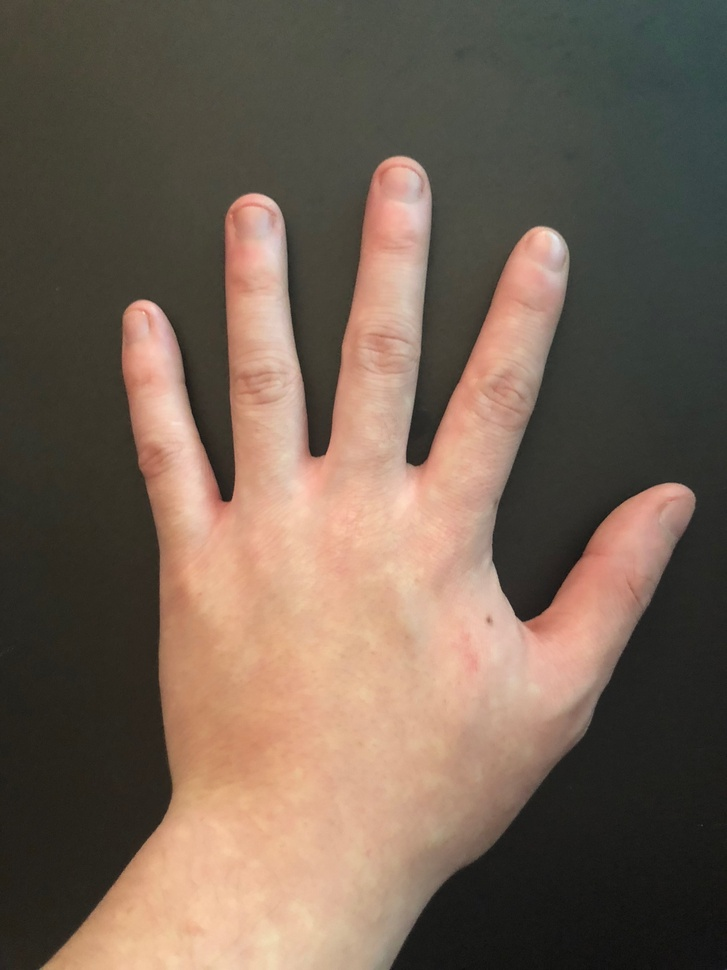
#> input picture imgs/Sequences/1/1.JPG, 727 x 970 px, shrunk from 3024 x 4032 before the run
$ python -i skindetector.py   (imports and definitions only)
#> lines starting #> are read from the running program, lines starting #| are printed output that depends on the picture; after the words box and inside, x2 and y2 are one past the last pixel; in counts of white or black regions, pixels touching at a corner belong together
#> further down, picture is the input picture: shape (970, 727, 3); mean B, G, R 82.8, 96.8, 114.2
import numpy as np
import cv2
from constant import SKINCONSTS

class skinDetector(object):

	def __init__(self):
		pass

	def hsv_mask(self, im, debug = False):
#> called with debug = False
		assert isinstance(im, np.ndarray)
		assert im.ndim == 3


		hsv = cv2.cvtColor(im, cv2.COLOR_BGR2HSV)
#> hsv: shape (970, 727, 3); mean H, S, V 25.4, 59.3, 115.3
		mask = cv2.inRange(hsv, SKINCONSTS.HSV_LOWER, SKINCONSTS.HSV_UPPER)
#> mask: shape (970, 727); 37.4% white; 5 white regions (4 under 20 px), largest, box (x1, y1, x2, y2) and area: (40, 155, 695, 970) 263404

		kernel = cv2.getStructuringElement(cv2.MORPH_ELLIPSE, (11, 11))
		mask = cv2.erode(mask, kernel, iterations = 2)
#> mask: shape (970, 727); 31.5% white; 1 white region, box (x1, y1, x2, y2) and area: (55, 165, 685, 970) 222151
		mask = cv2.dilate(mask, kernel, iterations = 2)
#> mask: shape (970, 727); 37.1% white; 1 white region, box (x1, y1, x2, y2) and area: (45, 155, 695, 970) 261603
		mask = cv2.GaussianBlur(mask, (3, 3), 0)

		skin = cv2.bitwise_and(im, im, mask = mask)

		if debug:
			#cv2.imshow("original", im)
			cv2.imshow("hsv", hsv)
			cv2.imshow("mask", mask)
			cv2.imshow("skin", skin)
			cv2.waitKey(0)

		return mask.astype(float)

	def rgb_mask(self, im, debug = False):
#> called with debug = False
		assert isinstance(im, np.ndarray)
		assert im.ndim == 3


		rgb = cv2.cvtColor(im, cv2.COLOR_BGR2RGB)
		a = cv2.inRange(rgb, SKINCONSTS.RGB_LOWER, SKINCONSTS.RGB_UPPER)
#> a: shape (970, 727); 33.2% white; 97 white regions (94 under 20 px), largest, box (x1, y1, x2, y2) and area: (62, 156, 695, 970) 233469, (571, 692, 598, 733) 236, (641, 594, 649, 604) 39
		b = 255*((rgb[ :, :, 2] - rgb[ :, :, 1]) / 20)
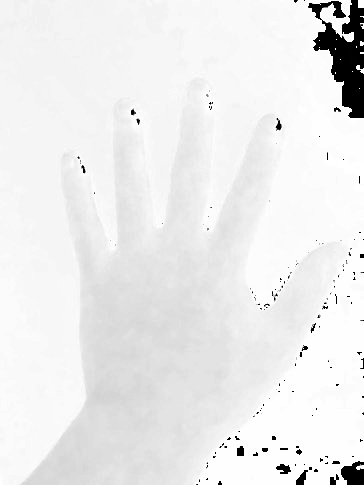
#> b: shape (970, 727) float64 (shown at 1/2 size); min 0, max 3251.2, mean 3001.8; drawn with min black and max white
		c = 255*((np.max(rgb, axis = 2) - np.min(rgb, axis = 2)) / 20)
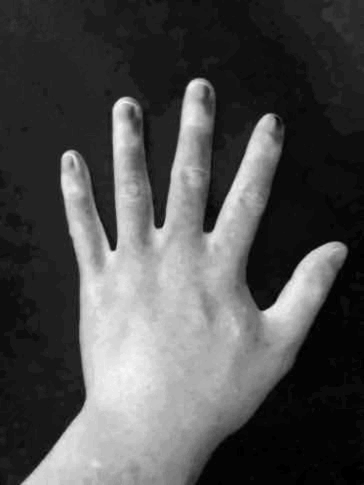
#> c: shape (970, 727) float64 (shown at 1/2 size); min 0, max 1364.2, mean 422.5; drawn with min black and max white
		d = np.bitwise_and(np.uint64(a), np.uint64(b))
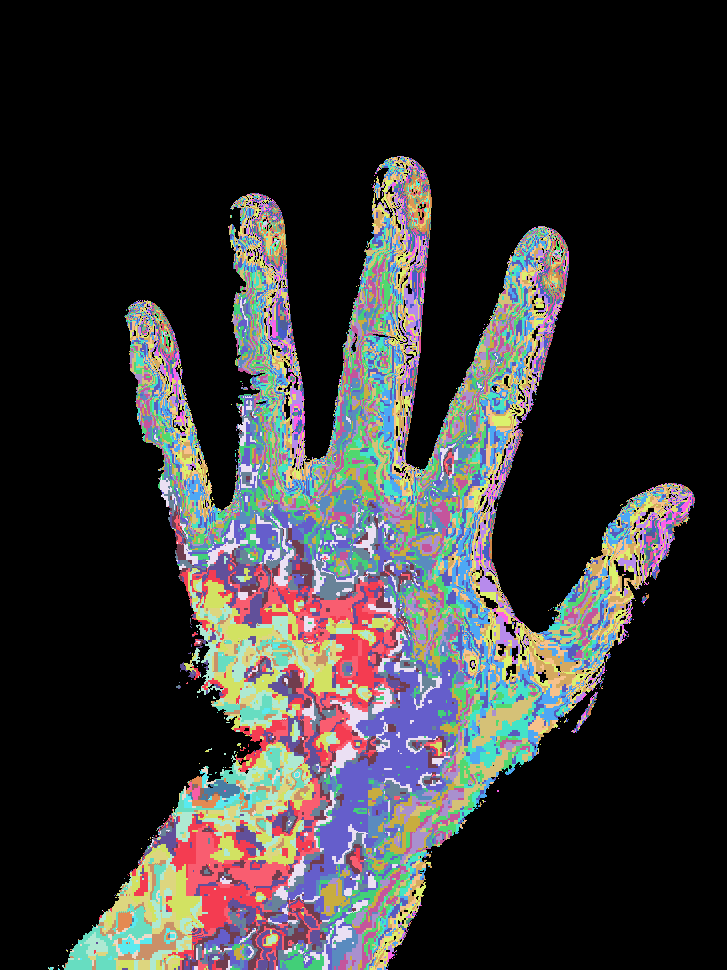
#> d: shape (970, 727) uint64; 52 distinct labels, from 0 to 245; one colour per label, 0 black
		mask = np.bitwise_and(np.uint64(c), np.uint64(d))
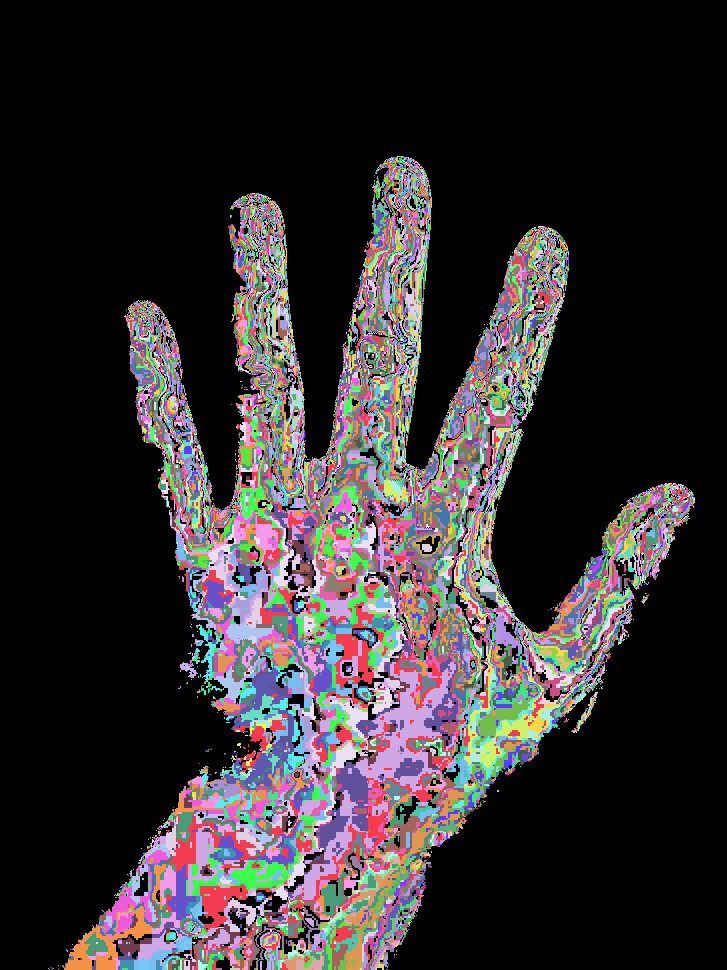
#> mask: shape (970, 727) uint64; 117 distinct labels, from 0 to 245; one colour per label, 0 black


		if debug:
			# cv2.imshow("original", im)
			cv2.imshow("debug_rgb", im)
			cv2.waitKey(0)

		return mask.astype(float)

	def ycrcb_mask(self, im, debug = False):
#> called with debug = False
		assert isinstance(im, np.ndarray)
		assert im.ndim == 3

		ycrcb = cv2.cvtColor(im, cv2.COLOR_BGR2YCR_CB)
#> ycrcb: shape (970, 727, 3); mean of channels 0, 1, 2 100.4, 137.9, 118.1
		mask = cv2.inRange(ycrcb, SKINCONSTS.YCRCB_LOWER, SKINCONSTS.YCRCB_UPPER)
#> mask: shape (970, 727); every value is 0

		if debug:
			# cv2.imshow("original", im)
			cv2.imshow("ycrcb", mask)
			cv2.waitKey(0)

		return mask.astype(float)
#> returned value: shape (970, 727) float64; every value is 0


	def get_skin(self, im, threshold = 0.5, debug = False):
		assert isinstance(im, np.ndarray)
		assert im.ndim == 3

		hsv = self.hsv_mask(im)
		rgb = self.rgb_mask(im)
		ycrcb = self.ycrcb_mask(im)

		mask = (hsv + rgb + ycrcb) / 3

		mask = mask.astype(np.uint8)

		kernel = cv2.getStructuringElement(cv2.MORPH_ELLIPSE, (11, 11))
		mask = cv2.erode(mask, kernel, iterations = 2)
		mask = cv2.dilate(mask, kernel, iterations = 2)
		mask = cv2.GaussianBlur(mask, (SKINCONSTS.BLUR_CONST, SKINCONSTS.BLUR_CONST), 0)
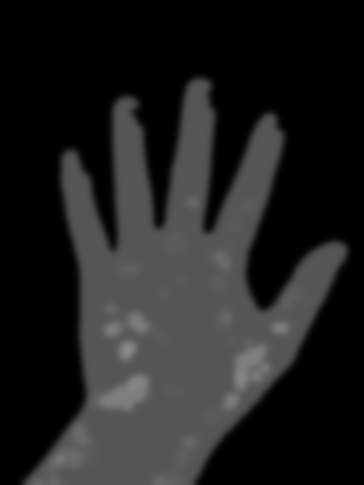
#> mask: shape (970, 727) (shown at 1/2 size); min 0, max 138, mean 32.7

		# skin = cv2.bitwise_and(im, im, mask = mask)

		ret, thresh = cv2.threshold(mask, SKINCONSTS.BINARY_THRESH, 255, cv2.THRESH_BINARY)
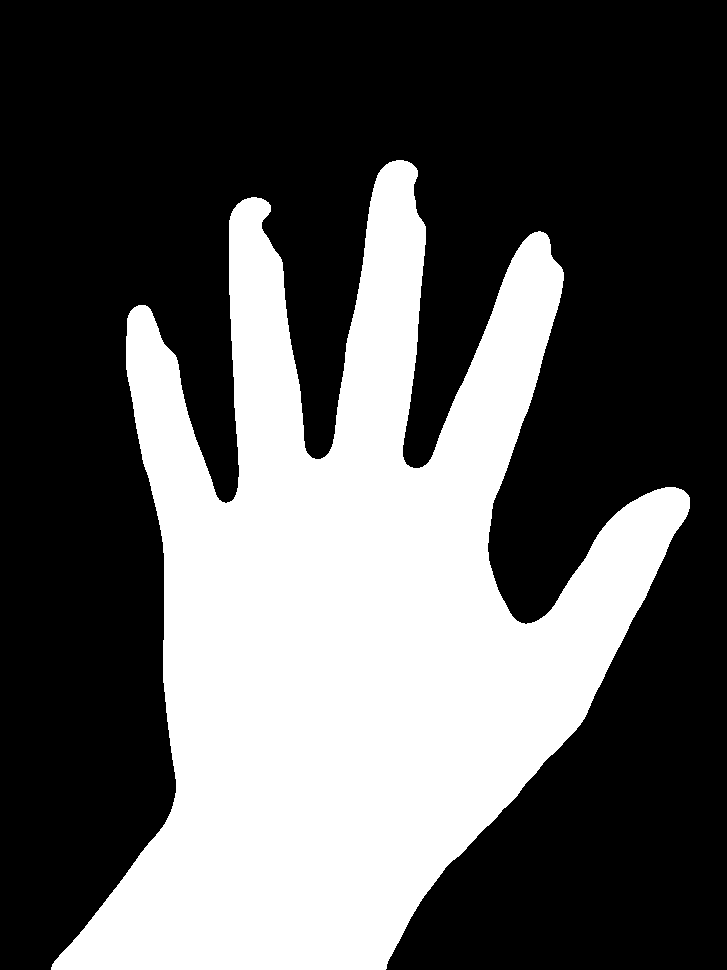
#> thresh: shape (970, 727); 35.2% white; 1 white region, box (x1, y1, x2, y2) and area: (51, 160, 690, 970) 247952
#> ret = 60

		if debug:
			# cv2.imshow("original", im)
			# cv2.imshow("mask", mask)
			cv2.imshow("threshold", thresh)
			cv2.waitKey(0)

		return ret, thresh

	# [17 lines of commented-out code are left out]

>>> import cv2
>>> picture = cv2.imread('../imgs/Sequences/1/1.JPG')
>>> result = skinDetector().get_skin(picture)

$ run again, on imgs/Sequences/1/2.JPG
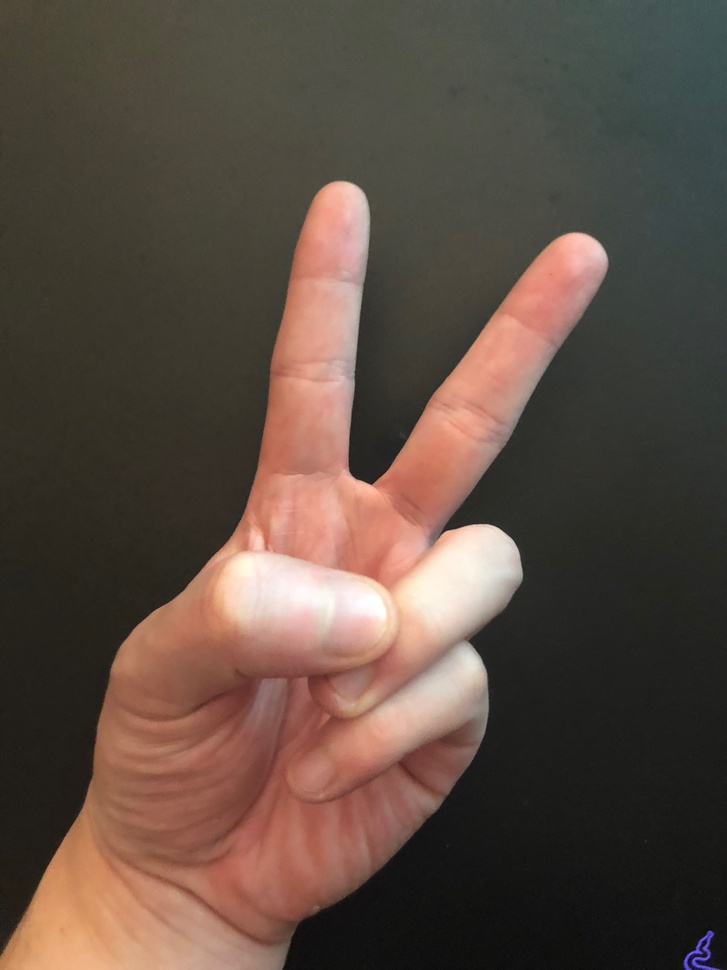
#> input picture imgs/Sequences/1/2.JPG, 727 x 970 px, shrunk from 3024 x 4032 before the run
#> picture is the input picture: shape (970, 727, 3); mean B, G, R 66.3, 76.1, 92.2
#> hsv: shape (970, 727, 3); mean H, S, V 25.6, 58.7, 93.3
#> a: shape (970, 727); 14.1% white; 77 white regions (66 under 20 px), largest, box (x1, y1, x2, y2) and area: (193, 181, 523, 763) 65368, (408, 232, 608, 486) 19105, (21, 878, 278, 970) 12754
#> in rgb_mask, `d = np.bitwise_and(np.uint64(a), np.uint64(b))`:
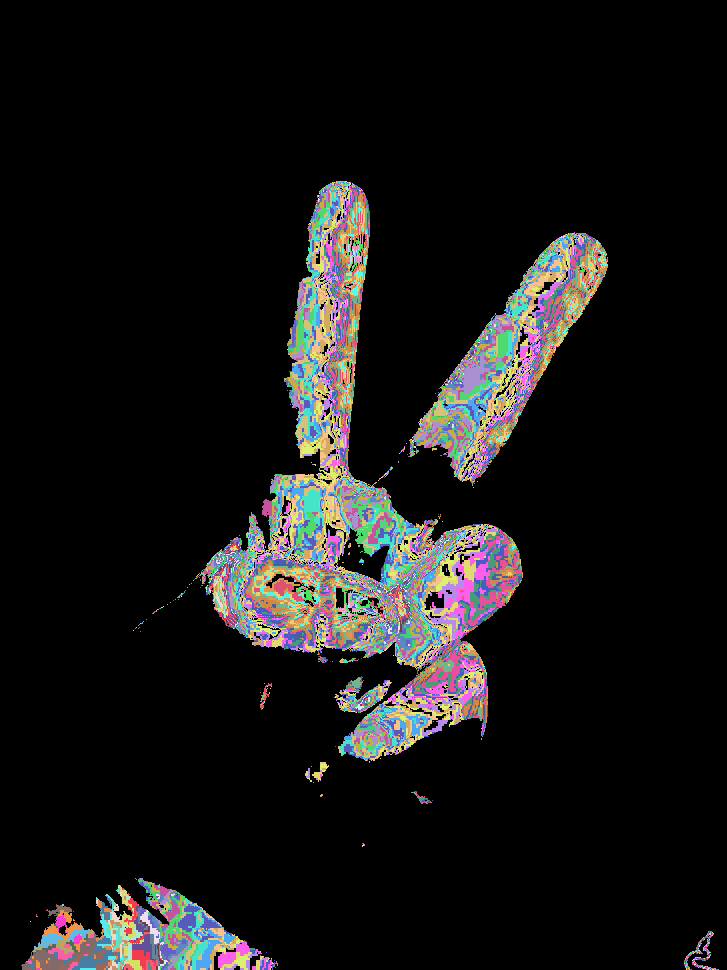
#> d: shape (970, 727) uint64; 141 distinct labels, from 0 to 253; one colour per label, 0 black
#> ycrcb: shape (970, 727, 3); mean of channels 0, 1, 2 79.9, 136.9, 120.4
#> in get_skin, `ret, thresh = cv2.threshold(mask, SKINCONSTS.BINARY_THRESH, 255, cv2.T..`:
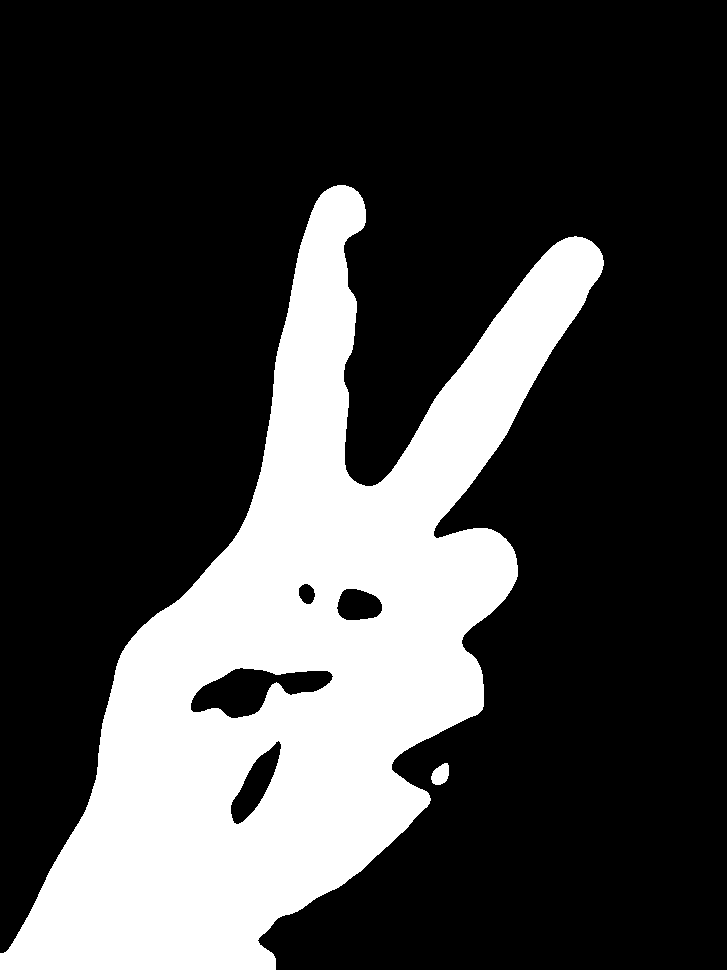
#> thresh: shape (970, 727); 25.7% white; 2 white regions, box (x1, y1, x2, y2) and area: (0, 185, 604, 970) 181284, (431, 763, 449, 785) 289
#> ret = 60

$ run again, on imgs/Sequences/1/3.JPG
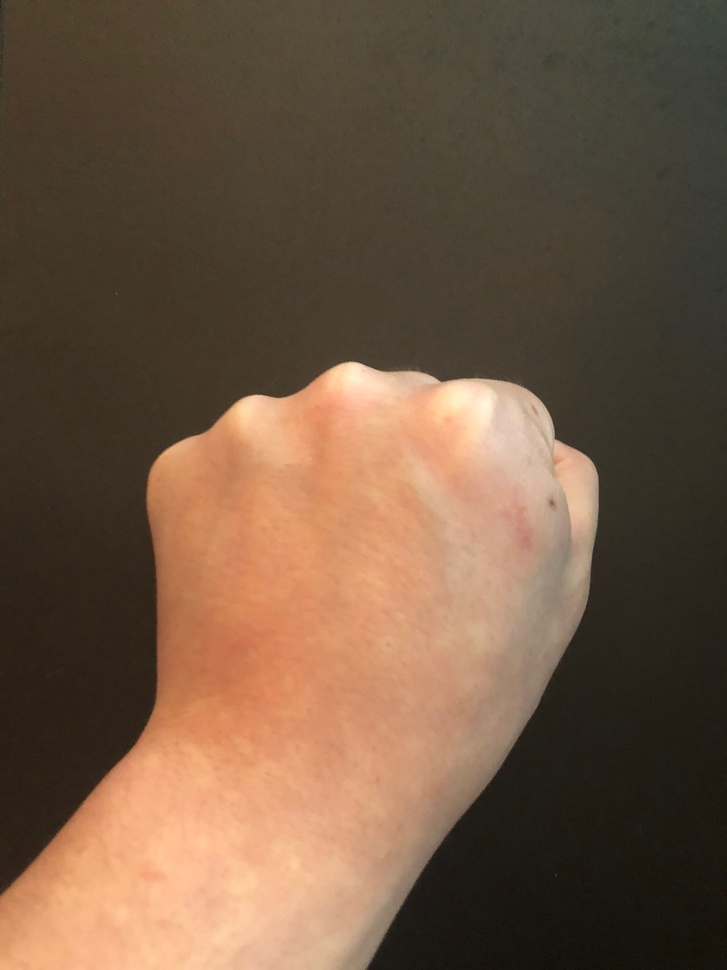
#> input picture imgs/Sequences/1/3.JPG, 727 x 970 px, shrunk from 3024 x 4032 before the run
#> picture is the input picture: shape (970, 727, 3); mean B, G, R 66.8, 87.2, 111.8
#> hsv: shape (970, 727, 3); mean H, S, V 16.7, 95.5, 111.8
#> a: shape (970, 727); 24% white; 116 white regions (102 under 20 px), largest, box (x1, y1, x2, y2) and area: (0, 362, 598, 970) 167160, (159, 433, 206, 461) 526, (275, 521, 304, 543) 267
#> d: shape (970, 727) uint64; 51 distinct labels, from 0 to 246
#> in rgb_mask, `mask = np.bitwise_and(np.uint64(c), np.uint64(d))`:
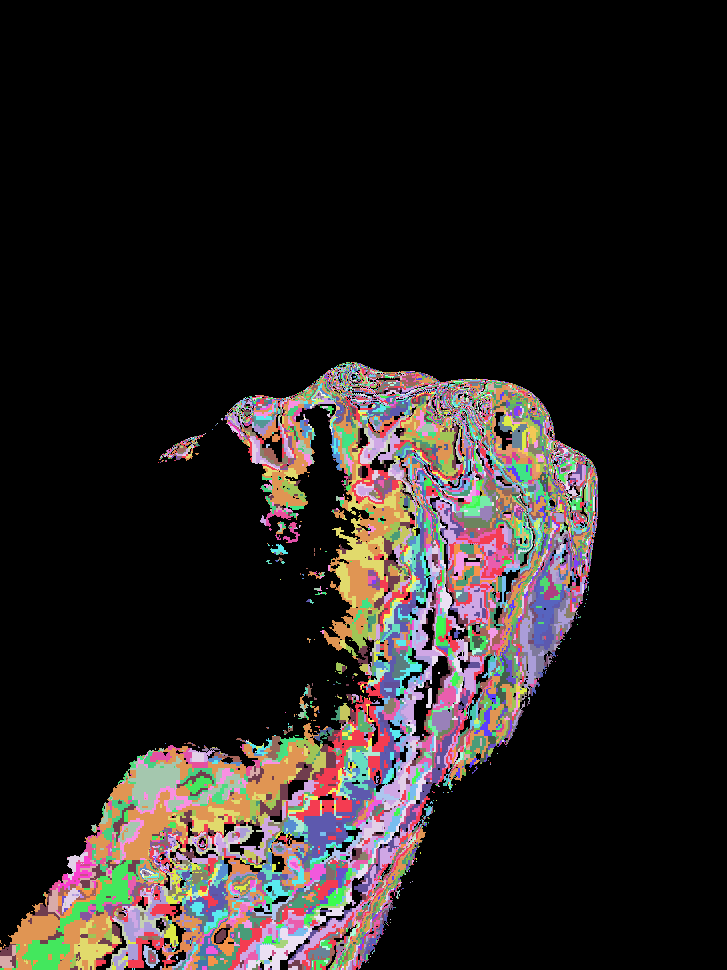
#> mask: shape (970, 727) uint64; 138 distinct labels, from 0 to 245; one colour per label, 0 black
#> ycrcb: shape (970, 727, 3); mean of channels 0, 1, 2 92.2, 142, 113.6
#> in get_skin, `ret, thresh = cv2.threshold(mask, SKINCONSTS.BINARY_THRESH, 255, cv2.T..`:
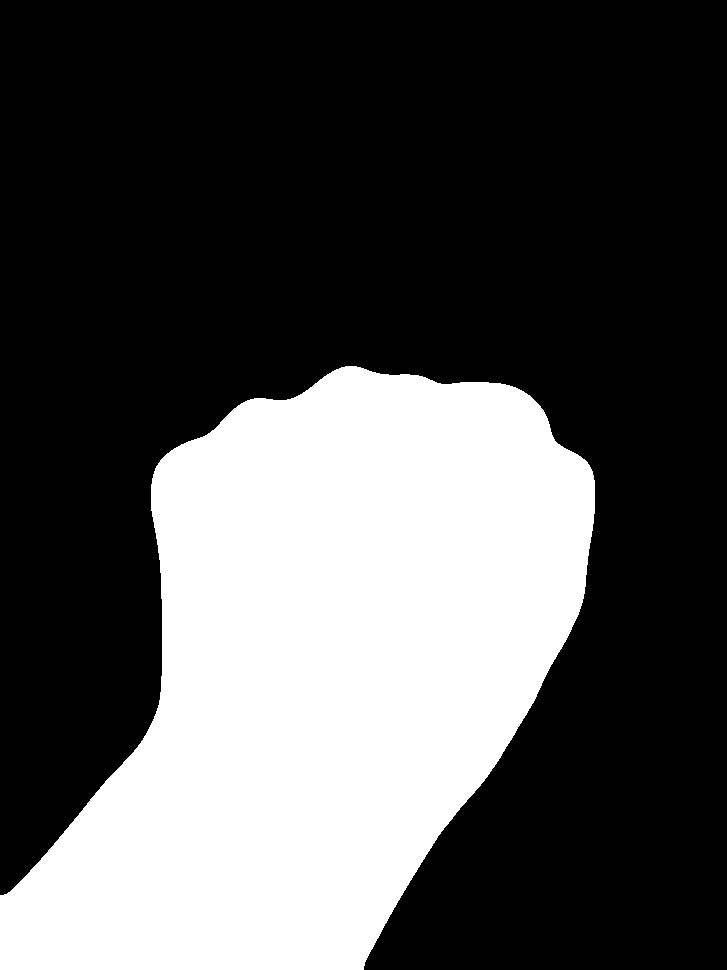
#> thresh: shape (970, 727); 32.4% white; 1 white region, box (x1, y1, x2, y2) and area: (0, 366, 595, 970) 228827
#> ret = 60
